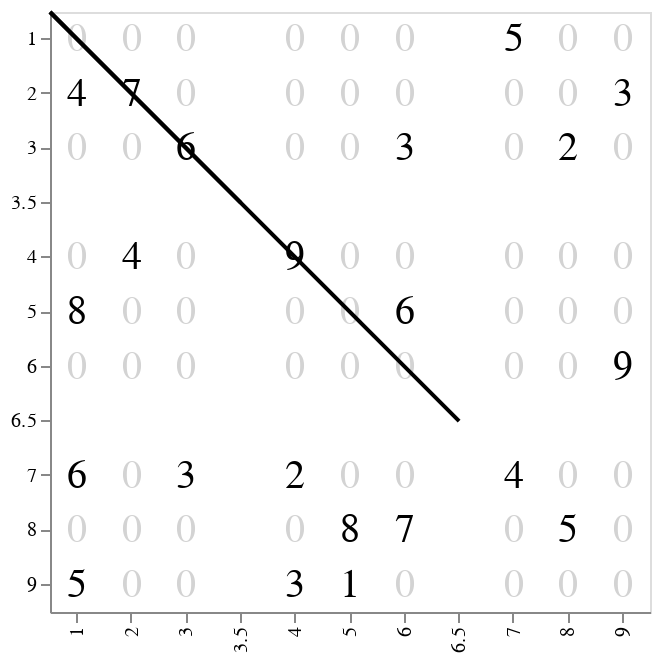

The cell this chart's notebook holds for it:
### Code cell
# Create visualization of the sodoku matrix
def matrix_to_dataframe(matrix):
    data = {
        'row': [],
        'col': [],
        'value': []
    }
    for i, row in enumerate(matrix):
        for j, value in enumerate(row):
            data['row'].append(i + 1)
            data['col'].append(j + 1)
            data['value'].append(value)
    return pd.DataFrame(data)

df = matrix_to_dataframe(sudoku_matrix)

chart = alt.Chart(df).mark_text(size=20).encode(
    x=alt.X('col:O', axis=alt.Axis(title=None)),
    y=alt.Y('row:O', axis=alt.Axis(title=None)),
    text='value:N',
    color=alt.condition(
        alt.datum.value == 0, 
        alt.value('lightgray'),  
        alt.value('black')      
    )
).properties(
    width=300,
    height=300
)

rules = alt.Chart(pd.DataFrame({'position': [3.5, 6.5]})).mark_rule(color='black', strokeWidth=2).encode(
    x='position:O', 
    y='position:O' 
)

chart = chart + rules
chart

### Figure 1 — Vega-Lite specification as saved in the notebook (floating-point values rounded to 4 significant figures)
{"config": {"view": {"continuousWidth": 300, "continuousHeight": 300}}, "layer": [{"data": {"name": "data-245cab04f049be6170a69fda7451f9f8"}, "mark": {"type": "text", "size": 20}, "encoding": {"color": {"condition": {"test": "(datum.value === 0)", "value": "lightgray"}, "value": "black"}, "text": {"field": "value", "type": "nominal"}, "x": {"axis": {"title": null}, "field": "col", "type": "ordinal"}, "y": {"axis": {"title": null}, "field": "row", "type": "ordinal"}}}, {"data": {"name": "data-db4d08b843c44c9717cdb1368a6d1061"}, "mark": {"type": "rule", "color": "black", "strokeWidth": 2}, "encoding": {"x": {"field": "position", "type": "ordinal"}, "y": {"field": "position", "type": "ordinal"}}}], "height": 300, "width": 300, "$schema": "https://vega.github.io/schema/vega-lite/v5.16.3.json", "datasets": {"data-245cab04f049be6170a69fda7451f9f8": [{"row": 1, "col": 1, "value": 0}, {"row": 1, "col": 2, "value": 0}, {"row": 1, "col": 3, "value": 0}, {"row": 1, "col": 4, "value": 0}, {"row": 1, "col": 5, "value": 0}, {"row": 1, "col": 6, "value": 0}, {"row": 1, "col": 7, "value": 5}, {"row": 1, "col": 8, "value": 0}, {"row": 1, "col": 9, "value": 0}, {"row": 2, "col": 1, "value": 4}, {"row": 2, "col": 2, "value": 7}, {"row": 2, "col": 3, "value": 0}, {"row": 2, "col": 4, "value": 0}, {"row": 2, "col": 5, "value": 0}, {"row": 2, "col": 6, "value": 0}, {"row": 2, "col": 7, "value": 0}, {"row": 2, "col": 8, "value": 0}, {"row": 2, "col": 9, "value": 3}, {"row": 3, "col": 1, "value": 0}, {"row": 3, "col": 2, "value": 0}, {"row": 3, "col": 3, "value": 6}, {"row": 3, "col": 4, "value": 0}, {"row": 3, "col": 5, "value": 0}, {"row": 3, "col": 6, "value": 3}, {"row": 3, "col": 7, "value": 0}, {"row": 3, "col": 8, "value": 2}, {"row": 3, "col": 9, "value": 0}, {"row": 4, "col": 1, "value": 0}, {"row": 4, "col": 2, "value": 4}, {"row": 4, "col": 3, "value": 0}, {"row": 4, "col": 4, "value": 9}, {"row": 4, "col": 5, "value": 0}, {"row": 4, "col": 6, "value": 0}, {"row": 4, "col": 7, "value": 0}, {"row": 4, "col": 8, "value": 0}, {"row": 4, "col": 9, "value": 0}, {"row": 5, "col": 1, "value": 8}, {"row": 5, "col": 2, "value": 0}, {"row": 5, "col": 3, "value": 0}, {"row": 5, "col": 4, "value": 0}, {"row": 5, "col": 5, "value": 0}, {"row": 5, "col": 6, "value": 6}, {"row": 5, "col": 7, "value": 0}, {"row": 5, "col": 8, "value": 0}, {"row": 5, "col": 9, "value": 0}, {"row": 6, "col": 1, "value": 0}, {"row": 6, "col": 2, "value": 0}, {"row": 6, "col": 3, "value": 0}, {"row": 6, "col": 4, "value": 0}, {"row": 6, "col": 5, "value": 0}, {"row": 6, "col": 6, "value": 0}, {"row": 6, "col": 7, "value": 0}, {"row": 6, "col": 8, "value": 0}, {"row": 6, "col": 9, "value": 9}, {"row": 7, "col": 1, "value": 6}, {"row": 7, "col": 2, "value": 0}, {"row": 7, "col": 3, "value": 3}, {"row": 7, "col": 4, "value": 2}, {"row": 7, "col": 5, "value": 0}, {"row": 7, "col": 6, "value": 0}, {"row": 7, "col": 7, "value": 4}, {"row": 7, "col": 8, "value": 0}, {"row": 7, "col": 9, "value": 0}, {"row": 8, "col": 1, "value": 0}, {"row": 8, "col": 2, "value": 0}, {"row": 8, "col": 3, "value": 0}, {"row": 8, "col": 4, "value": 0}, {"row": 8, "col": 5, "value": 8}, {"row": 8, "col": 6, "value": 7}, {"row": 8, "col": 7, "value": 0}, {"row": 8, "col": 8, "value": 5}, {"row": 8, "col": 9, "value": 0}, {"row": 9, "col": 1, "value": 5}, {"row": 9, "col": 2, "value": 0}, {"row": 9, "col": 3, "value": 0}, {"row": 9, "col": 4, "value": 3}, {"row": 9, "col": 5, "value": 1}, {"row": 9, "col": 6, "value": 0}, {"row": 9, "col": 7, "value": 0}, {"row": 9, "col": 8, "value": 0}, {"row": 9, "col": 9, "value": 0}], "data-db4d08b843c44c9717cdb1368a6d1061": [{"position": 3.5}, {"position": 6.5}]}}
